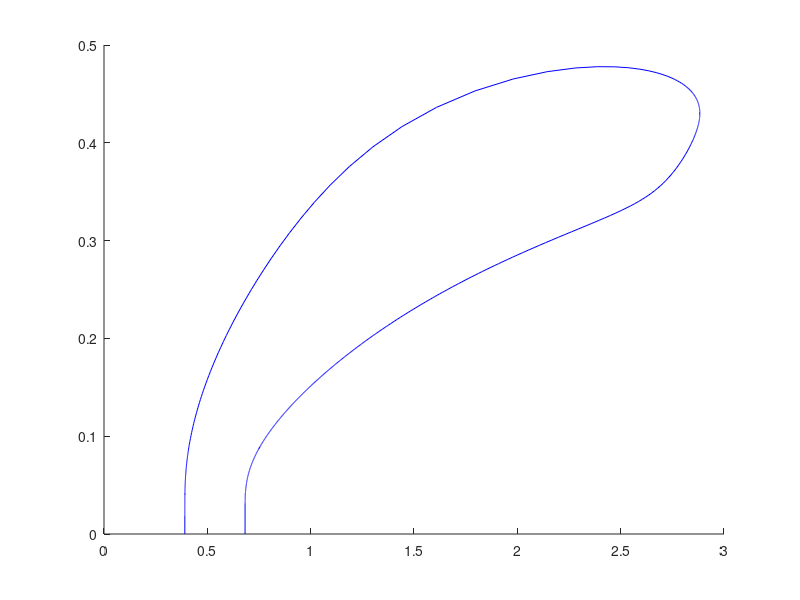
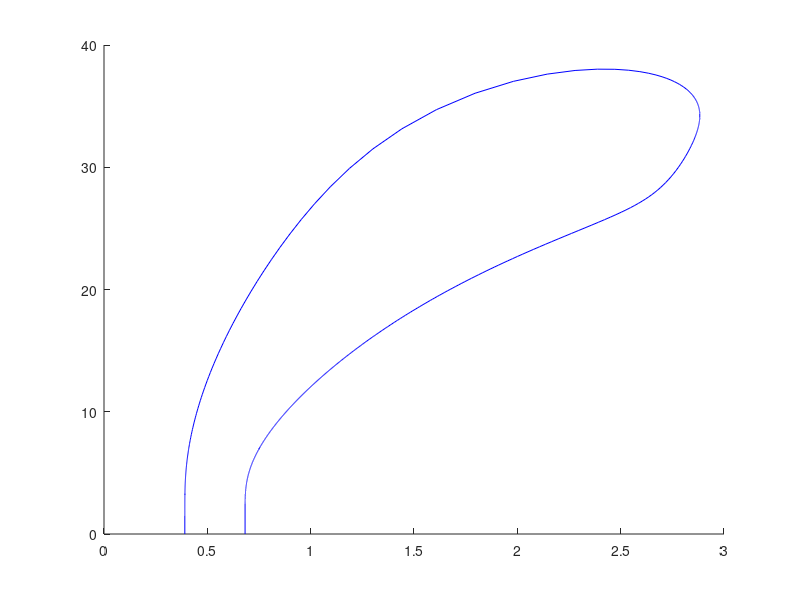

Write MATLAB code to recreate these figures, in order.
load data.mat
figure(1)
hold on
plot(a1,2*pi./WN1,'b')
plot(a2,2*pi./WN2,'b')
plot(a3,2*pi./WN3,'b')
plot(a4,2*pi./WN4,'b')
plot(a5,2*pi./WN5,'b')
plot(a6,2*pi./WN6,'b')
hold off

figure(2)
hold on
plot(a1,500./WN1,'b')
plot(a2,500./WN2,'b')
plot(a3,500./WN3,'b')
plot(a4,500./WN4,'b')
plot(a5,500./WN5,'b')
plot(a6,500./WN6,'b')
hold off